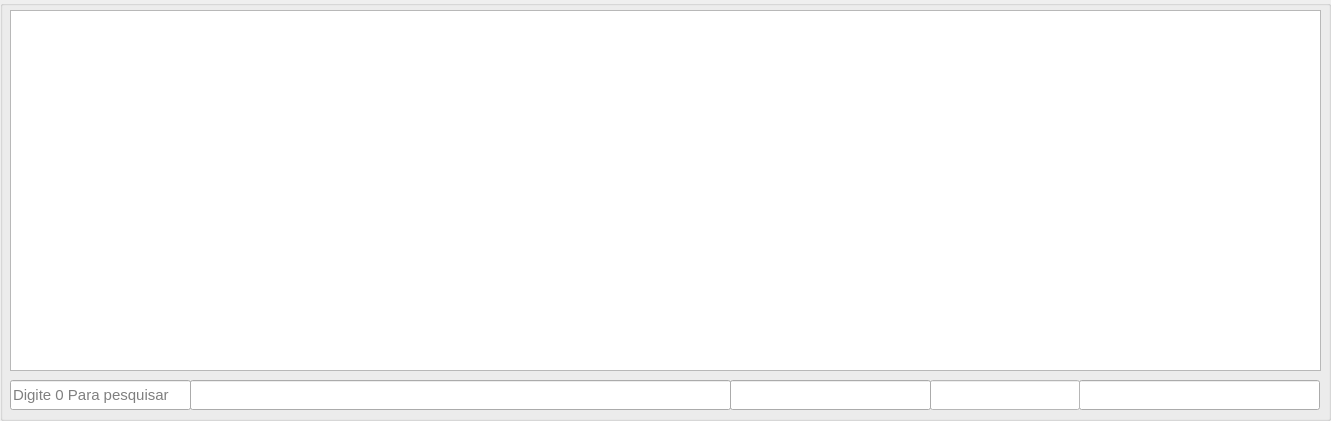
  <widget class="QGroupBox" name="groupBox_2">
   <property name="geometry">
    <rect>
     <x>20</x>
     <y>160</y>
     <width>1331</width>
     <height>421</height>
    </rect>
   </property>
   <property name="locale">
    <locale language="Portuguese" country="Brazil"/>
   </property>
   <property name="title">
    <string/>
   </property>
   <widget class="QTableWidget" name="tabla">
    <property name="geometry">
     <rect>
      <x>10</x>
      <y>10</y>
      <width>1311</width>
      <height>361</height>
     </rect>
    </property>
    <property name="palette">
     <palette>
      <active>
       <colorrole role="WindowText">
        <brush brushstyle="SolidPattern">
         <color alpha="255">
          <red>0</red>
          <green>0</green>
          <blue>0</blue>
         </color>
        </brush>
       </colorrole>
       <colorrole role="Midlight">
        <brush brushstyle="SolidPattern">
         <color alpha="255">
          <red>85</red>
          <green>170</green>
          <blue>255</blue>
         </color>
        </brush>
       </colorrole>
       <colorrole role="Text">
        <brush brushstyle="SolidPattern">
         <color alpha="255">
          <red>0</red>
          <green>0</green>
          <blue>0</blue>
         </color>
        </brush>
       </colorrole>
       <colorrole role="ButtonText">
        <brush brushstyle="SolidPattern">
         <color alpha="255">
          <red>0</red>
          <green>0</green>
          <blue>0</blue>
         </color>
        </brush>
       </colorrole>
       <colorrole role="Base">
        <brush brushstyle="SolidPattern">
         <color alpha="255">
          <red>255</red>
          <green>255</green>
          <blue>255</blue>
         </color>
        </brush>
       </colorrole>
       <colorrole role="Shadow">
        <brush brushstyle="SolidPattern">
         <color alpha="255">
          <red>105</red>
          <green>105</green>
          <blue>105</blue>
         </color>
        </brush>
       </colorrole>
       <colorrole role="Highlight">
        <brush brushstyle="SolidPattern">
         <color alpha="255">
          <red>51</red>
          <green>153</green>
          <blue>255</blue>
         </color>
        </brush>
       </colorrole>
      </active>
      <inactive>
       <colorrole role="WindowText">
        <brush brushstyle="SolidPattern">
         <color alpha="255">
          <red>0</red>
          <green>0</green>
          <blue>0</blue>
         </color>
        </brush>
       </colorrole>
       <colorrole role="Midlight">
        <brush brushstyle="SolidPattern">
         <color alpha="255">
          <red>85</red>
          <green>170</green>
          <blue>255</blue>
         </color>
        </brush>
       </colorrole>
       <colorrole role="Text">
        <brush brushstyle="SolidPattern">
         <color alpha="255">
          <red>0</red>
          <green>0</green>
          <blue>0</blue>
         </color>
        </brush>
       </colorrole>
       <colorrole role="ButtonText">
        <brush brushstyle="SolidPattern">
         <color alpha="255">
          <red>0</red>
          <green>0</green>
          <blue>0</blue>
         </color>
        </brush>
       </colorrole>
       <colorrole role="Base">
        <brush brushstyle="SolidPattern">
         <color alpha="255">
          <red>255</red>
          <green>255</green>
          <blue>255</blue>
         </color>
        </brush>
       </colorrole>
       <colorrole role="Shadow">
        <brush brushstyle="SolidPattern">
         <color alpha="255">
          <red>105</red>
          <green>105</green>
          <blue>105</blue>
         </color>
        </brush>
       </colorrole>
       <colorrole role="Highlight">
        <brush brushstyle="SolidPattern">
         <color alpha="255">
          <red>85</red>
          <green>170</green>
          <blue>255</blue>
         </color>
        </brush>
       </colorrole>
      </inactive>
      <disabled>
       <colorrole role="WindowText">
        <brush brushstyle="SolidPattern">
         <color alpha="255">
          <red>0</red>
          <green>0</green>
          <blue>0</blue>
         </color>
        </brush>
       </colorrole>
       <colorrole role="Midlight">
        <brush brushstyle="SolidPattern">
         <color alpha="255">
          <red>85</red>
          <green>170</green>
          <blue>255</blue>
         </color>
        </brush>
       </colorrole>
       <colorrole role="Text">
        <brush brushstyle="SolidPattern">
         <color alpha="255">
          <red>0</red>
          <green>0</green>
          <blue>0</blue>
         </color>
        </brush>
       </colorrole>
       <colorrole role="ButtonText">
        <brush brushstyle="SolidPattern">
         <color alpha="255">
          <red>0</red>
          <green>0</green>
          <blue>0</blue>
         </color>
        </brush>
       </colorrole>
       <colorrole role="Base">
        <brush brushstyle="SolidPattern">
         <color alpha="255">
          <red>255</red>
          <green>255</green>
          <blue>255</blue>
         </color>
        </brush>
       </colorrole>
       <colorrole role="Shadow">
        <brush brushstyle="SolidPattern">
         <color alpha="255">
          <red>118</red>
          <green>118</green>
          <blue>118</blue>
         </color>
        </brush>
       </colorrole>
       <colorrole role="Highlight">
        <brush brushstyle="SolidPattern">
         <color alpha="255">
          <red>51</red>
          <green>153</green>
          <blue>255</blue>
         </color>
        </brush>
       </colorrole>
      </disabled>
     </palette>
    </property>
    <property name="font">
     <font>
      <pointsize>12</pointsize>
      <weight>75</weight>
      <bold>true</bold>
     </font>
    </property>
    <property name="editTriggers">
     <set>QAbstractItemView::NoEditTriggers</set>
    </property>
    <property name="selectionBehavior">
     <enum>QAbstractItemView::SelectRows</enum>
    </property>
    <attribute name="horizontalHeaderHighlightSections">
     <bool>false</bool>
    </attribute>
    <attribute name="verticalHeaderVisible">
     <bool>false</bool>
    </attribute>
    <attribute name="verticalHeaderHighlightSections">
     <bool>false</bool>
    </attribute>
   </widget>
   <widget class="QLineEdit" name="txtcodprod">
    <property name="geometry">
     <rect>
      <x>10</x>
      <y>380</y>
      <width>181</width>
      <height>30</height>
     </rect>
    </property>
    <property name="font">
     <font>
      <pointsize>11</pointsize>
     </font>
    </property>
    <property name="frame">
     <bool>true</bool>
    </property>
    <property name="placeholderText">
     <string>Digite 0 Para pesquisar</string>
    </property>
   </widget>
   <widget class="QLineEdit" name="txtnomprod">
    <property name="enabled">
     <bool>false</bool>
    </property>
    <property name="geometry">
     <rect>
      <x>190</x>
      <y>380</y>
      <width>541</width>
      <height>30</height>
     </rect>
    </property>
    <property name="palette">
     <palette>
      <active>
       <colorrole role="WindowText">
        <brush brushstyle="SolidPattern">
         <color alpha="255">
          <red>0</red>
          <green>0</green>
          <blue>0</blue>
         </color>
        </brush>
       </colorrole>
       <colorrole role="Midlight">
        <brush brushstyle="SolidPattern">
         <color alpha="255">
          <red>227</red>
          <green>227</green>
          <blue>227</blue>
         </color>
        </brush>
       </colorrole>
       <colorrole role="Text">
        <brush brushstyle="SolidPattern">
         <color alpha="255">
          <red>0</red>
          <green>0</green>
          <blue>0</blue>
         </color>
        </brush>
       </colorrole>
       <colorrole role="ButtonText">
        <brush brushstyle="SolidPattern">
         <color alpha="255">
          <red>0</red>
          <green>0</green>
          <blue>0</blue>
         </color>
        </brush>
       </colorrole>
       <colorrole role="Base">
        <brush brushstyle="SolidPattern">
         <color alpha="255">
          <red>255</red>
          <green>255</green>
          <blue>255</blue>
         </color>
        </brush>
       </colorrole>
      </active>
      <inactive>
       <colorrole role="WindowText">
        <brush brushstyle="SolidPattern">
         <color alpha="255">
          <red>0</red>
          <green>0</green>
          <blue>0</blue>
         </color>
        </brush>
       </colorrole>
       <colorrole role="Midlight">
        <brush brushstyle="SolidPattern">
         <color alpha="255">
          <red>227</red>
          <green>227</green>
          <blue>227</blue>
         </color>
        </brush>
       </colorrole>
       <colorrole role="Text">
        <brush brushstyle="SolidPattern">
         <color alpha="255">
          <red>0</red>
          <green>0</green>
          <blue>0</blue>
         </color>
        </brush>
       </colorrole>
       <colorrole role="ButtonText">
        <brush brushstyle="SolidPattern">
         <color alpha="255">
          <red>0</red>
          <green>0</green>
          <blue>0</blue>
         </color>
        </brush>
       </colorrole>
       <colorrole role="Base">
        <brush brushstyle="SolidPattern">
         <color alpha="255">
          <red>255</red>
          <green>255</green>
          <blue>255</blue>
         </color>
        </brush>
       </colorrole>
      </inactive>
      <disabled>
       <colorrole role="WindowText">
        <brush brushstyle="SolidPattern">
         <color alpha="255">
          <red>0</red>
          <green>0</green>
          <blue>0</blue>
         </color>
        </brush>
       </colorrole>
       <colorrole role="Midlight">
        <brush brushstyle="SolidPattern">
         <color alpha="255">
          <red>229</red>
          <green>229</green>
          <blue>229</blue>
         </color>
        </brush>
       </colorrole>
       <colorrole role="Text">
        <brush brushstyle="SolidPattern">
         <color alpha="255">
          <red>0</red>
          <green>0</green>
          <blue>0</blue>
         </color>
        </brush>
       </colorrole>
       <colorrole role="ButtonText">
        <brush brushstyle="SolidPattern">
         <color alpha="255">
          <red>0</red>
          <green>0</green>
          <blue>0</blue>
         </color>
        </brush>
       </colorrole>
       <colorrole role="Base">
        <brush brushstyle="SolidPattern">
         <color alpha="255">
          <red>255</red>
          <green>255</green>
          <blue>255</blue>
         </color>
        </brush>
       </colorrole>
      </disabled>
     </palette>
    </property>
    <property name="font">
     <font>
      <pointsize>11</pointsize>
     </font>
    </property>
    <property name="frame">
     <bool>true</bool>
    </property>
   </widget>
   <widget class="QLineEdit" name="txtcantidad">
    <property name="geometry">
     <rect>
      <x>930</x>
      <y>380</y>
      <width>150</width>
      <height>30</height>
     </rect>
    </property>
    <property name="palette">
     <palette>
      <active>
       <colorrole role="Button">
        <brush brushstyle="SolidPattern">
         <color alpha="255">
          <red>0</red>
          <green>0</green>
          <blue>0</blue>
         </color>
        </brush>
       </colorrole>
       <colorrole role="Base">
        <brush brushstyle="SolidPattern">
         <color alpha="255">
          <red>255</red>
          <green>255</green>
          <blue>255</blue>
         </color>
        </brush>
       </colorrole>
       <colorrole role="Window">
        <brush brushstyle="SolidPattern">
         <color alpha="255">
          <red>255</red>
          <green>255</green>
          <blue>255</blue>
         </color>
        </brush>
       </colorrole>
      </active>
      <inactive>
       <colorrole role="Button">
        <brush brushstyle="SolidPattern">
         <color alpha="255">
          <red>0</red>
          <green>0</green>
          <blue>0</blue>
         </color>
        </brush>
       </colorrole>
       <colorrole role="Base">
        <brush brushstyle="SolidPattern">
         <color alpha="255">
          <red>255</red>
          <green>255</green>
          <blue>255</blue>
         </color>
        </brush>
       </colorrole>
       <colorrole role="Window">
        <brush brushstyle="SolidPattern">
         <color alpha="255">
          <red>255</red>
          <green>255</green>
          <blue>255</blue>
         </color>
        </brush>
       </colorrole>
      </inactive>
      <disabled>
       <colorrole role="Button">
        <brush brushstyle="SolidPattern">
         <color alpha="255">
          <red>0</red>
          <green>0</green>
          <blue>0</blue>
         </color>
        </brush>
       </colorrole>
       <colorrole role="Base">
        <brush brushstyle="SolidPattern">
         <color alpha="255">
          <red>255</red>
          <green>255</green>
          <blue>255</blue>
         </color>
        </brush>
       </colorrole>
       <colorrole role="Window">
        <brush brushstyle="SolidPattern">
         <color alpha="255">
          <red>255</red>
          <green>255</green>
          <blue>255</blue>
         </color>
        </brush>
       </colorrole>
      </disabled>
     </palette>
    </property>
    <property name="font">
     <font>
      <pointsize>11</pointsize>
     </font>
    </property>
    <property name="frame">
     <bool>true</bool>
    </property>
   </widget>
   <widget class="QLineEdit" name="txtprecio">
    <property name="enabled">
     <bool>true</bool>
    </property>
    <property name="geometry">
     <rect>
      <x>730</x>
      <y>380</y>
      <width>201</width>
      <height>30</height>
     </rect>
    </property>
    <property name="palette">
     <palette>
      <active>
       <colorrole role="WindowText">
        <brush brushstyle="SolidPattern">
         <color alpha="255">
          <red>0</red>
          <green>0</green>
          <blue>0</blue>
         </color>
        </brush>
       </colorrole>
       <colorrole role="Midlight">
        <brush brushstyle="SolidPattern">
         <color alpha="255">
          <red>227</red>
          <green>227</green>
          <blue>227</blue>
         </color>
        </brush>
       </colorrole>
       <colorrole role="Text">
        <brush brushstyle="SolidPattern">
         <color alpha="255">
          <red>0</red>
          <green>0</green>
          <blue>0</blue>
         </color>
        </brush>
       </colorrole>
       <colorrole role="ButtonText">
        <brush brushstyle="SolidPattern">
         <color alpha="255">
          <red>0</red>
          <green>0</green>
          <blue>0</blue>
         </color>
        </brush>
       </colorrole>
       <colorrole role="Base">
        <brush brushstyle="SolidPattern">
         <color alpha="255">
          <red>255</red>
          <green>255</green>
          <blue>255</blue>
         </color>
        </brush>
       </colorrole>
      </active>
      <inactive>
       <colorrole role="WindowText">
        <brush brushstyle="SolidPattern">
         <color alpha="255">
          <red>0</red>
          <green>0</green>
          <blue>0</blue>
         </color>
        </brush>
       </colorrole>
       <colorrole role="Midlight">
        <brush brushstyle="SolidPattern">
         <color alpha="255">
          <red>227</red>
          <green>227</green>
          <blue>227</blue>
         </color>
        </brush>
       </colorrole>
       <colorrole role="Text">
        <brush brushstyle="SolidPattern">
         <color alpha="255">
          <red>0</red>
          <green>0</green>
          <blue>0</blue>
         </color>
        </brush>
       </colorrole>
       <colorrole role="ButtonText">
        <brush brushstyle="SolidPattern">
         <color alpha="255">
          <red>0</red>
          <green>0</green>
          <blue>0</blue>
         </color>
        </brush>
       </colorrole>
       <colorrole role="Base">
        <brush brushstyle="SolidPattern">
         <color alpha="255">
          <red>255</red>
          <green>255</green>
          <blue>255</blue>
         </color>
        </brush>
       </colorrole>
      </inactive>
      <disabled>
       <colorrole role="WindowText">
        <brush brushstyle="SolidPattern">
         <color alpha="255">
          <red>0</red>
          <green>0</green>
          <blue>0</blue>
         </color>
        </brush>
       </colorrole>
       <colorrole role="Midlight">
        <brush brushstyle="SolidPattern">
         <color alpha="255">
          <red>229</red>
          <green>229</green>
          <blue>229</blue>
         </color>
        </brush>
       </colorrole>
       <colorrole role="Text">
        <brush brushstyle="SolidPattern">
         <color alpha="255">
          <red>0</red>
          <green>0</green>
          <blue>0</blue>
         </color>
        </brush>
       </colorrole>
       <colorrole role="ButtonText">
        <brush brushstyle="SolidPattern">
         <color alpha="255">
          <red>0</red>
          <green>0</green>
          <blue>0</blue>
         </color>
        </brush>
       </colorrole>
       <colorrole role="Base">
        <brush brushstyle="SolidPattern">
         <color alpha="255">
          <red>255</red>
          <green>255</green>
          <blue>255</blue>
         </color>
        </brush>
       </colorrole>
      </disabled>
     </palette>
    </property>
    <property name="font">
     <font>
      <pointsize>11</pointsize>
     </font>
    </property>
    <property name="autoFillBackground">
     <bool>false</bool>
    </property>
    <property name="locale">
     <locale language="Portuguese" country="Brazil"/>
    </property>
    <property name="maxLength">
     <number>999999999</number>
    </property>
    <property name="frame">
     <bool>true</bool>
    </property>
   </widget>
   <widget class="QLineEdit" name="txtsubtotal">
    <property name="enabled">
     <bool>false</bool>
    </property>
    <property name="geometry">
     <rect>
      <x>1079</x>
      <y>380</y>
      <width>241</width>
      <height>30</height>
     </rect>
    </property>
    <property name="palette">
     <palette>
      <active>
       <colorrole role="WindowText">
        <brush brushstyle="SolidPattern">
         <color alpha="255">
          <red>0</red>
          <green>0</green>
          <blue>0</blue>
         </color>
        </brush>
       </colorrole>
       <colorrole role="Midlight">
        <brush brushstyle="SolidPattern">
         <color alpha="255">
          <red>227</red>
          <green>227</green>
          <blue>227</blue>
         </color>
        </brush>
       </colorrole>
       <colorrole role="Text">
        <brush brushstyle="SolidPattern">
         <color alpha="255">
          <red>0</red>
          <green>0</green>
          <blue>0</blue>
         </color>
        </brush>
       </colorrole>
       <colorrole role="ButtonText">
        <brush brushstyle="SolidPattern">
         <color alpha="255">
          <red>0</red>
          <green>0</green>
          <blue>0</blue>
         </color>
        </brush>
       </colorrole>
       <colorrole role="Base">
        <brush brushstyle="SolidPattern">
         <color alpha="255">
          <red>255</red>
          <green>255</green>
          <blue>255</blue>
         </color>
        </brush>
       </colorrole>
      </active>
      <inactive>
       <colorrole role="WindowText">
        <brush brushstyle="SolidPattern">
         <color alpha="255">
          <red>0</red>
          <green>0</green>
          <blue>0</blue>
         </color>
        </brush>
       </colorrole>
       <colorrole role="Midlight">
        <brush brushstyle="SolidPattern">
         <color alpha="255">
          <red>227</red>
          <green>227</green>
          <blue>227</blue>
         </color>
        </brush>
       </colorrole>
       <colorrole role="Text">
        <brush brushstyle="SolidPattern">
         <color alpha="255">
          <red>0</red>
          <green>0</green>
          <blue>0</blue>
         </color>
        </brush>
       </colorrole>
       <colorrole role="ButtonText">
        <brush brushstyle="SolidPattern">
         <color alpha="255">
          <red>0</red>
          <green>0</green>
          <blue>0</blue>
         </color>
        </brush>
       </colorrole>
       <colorrole role="Base">
        <brush brushstyle="SolidPattern">
         <color alpha="255">
          <red>255</red>
          <green>255</green>
          <blue>255</blue>
         </color>
        </brush>
       </colorrole>
      </inactive>
      <disabled>
       <colorrole role="WindowText">
        <brush brushstyle="SolidPattern">
         <color alpha="255">
          <red>0</red>
          <green>0</green>
          <blue>0</blue>
         </color>
        </brush>
       </colorrole>
       <colorrole role="Midlight">
        <brush brushstyle="SolidPattern">
         <color alpha="255">
          <red>229</red>
          <green>229</green>
          <blue>229</blue>
         </color>
        </brush>
       </colorrole>
       <colorrole role="Text">
        <brush brushstyle="SolidPattern">
         <color alpha="255">
          <red>0</red>
          <green>0</green>
          <blue>0</blue>
         </color>
        </brush>
       </colorrole>
       <colorrole role="ButtonText">
        <brush brushstyle="SolidPattern">
         <color alpha="255">
          <red>0</red>
          <green>0</green>
          <blue>0</blue>
         </color>
        </brush>
       </colorrole>
       <colorrole role="Base">
        <brush brushstyle="SolidPattern">
         <color alpha="255">
          <red>255</red>
          <green>255</green>
          <blue>255</blue>
         </color>
        </brush>
       </colorrole>
      </disabled>
     </palette>
    </property>
    <property name="font">
     <font>
      <pointsize>11</pointsize>
      <weight>75</weight>
      <bold>true</bold>
     </font>
    </property>
    <property name="locale">
     <locale language="Portuguese" country="Brazil"/>
    </property>
    <property name="frame">
     <bool>true</bool>
    </property>
   </widget>
   <widget class="QWidget" name="horizontalLayoutWidget_4">
    <property name="geometry">
     <rect>
      <x>130</x>
      <y>210</y>
      <width>2</width>
      <height>2</height>
     </rect>
    </property>
    <layout class="QHBoxLayout" name="horizontalLayout_4"/>
   </widget>
   <zorder>tabla</zorder>
   <zorder>txtsubtotal</zorder>
   <zorder>txtcodprod</zorder>
   <zorder>txtnomprod</zorder>
   <zorder>txtcantidad</zorder>
   <zorder>txtprecio</zorder>
   <zorder>horizontalLayoutWidget_4</zorder>
  </widget>
